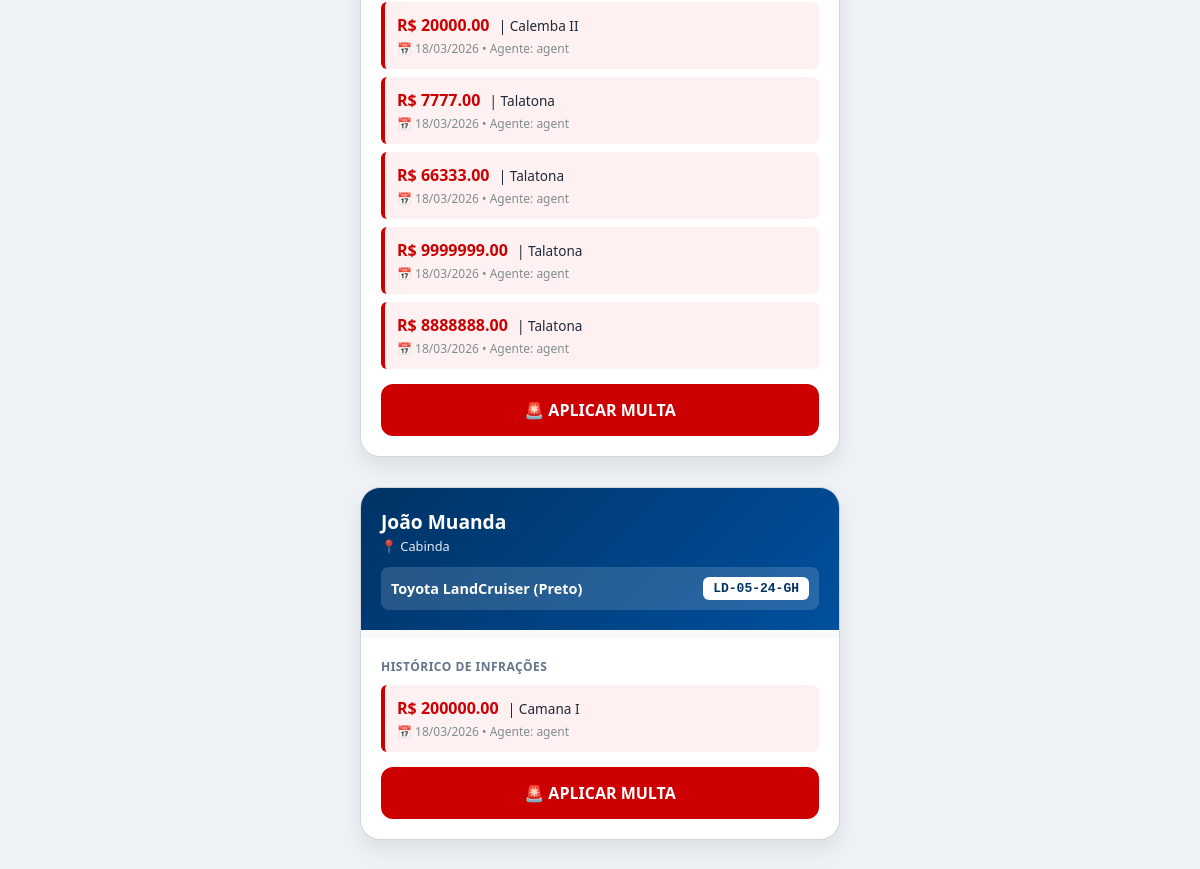
Page /list/ (signed in, middle part) on the earlier database version.
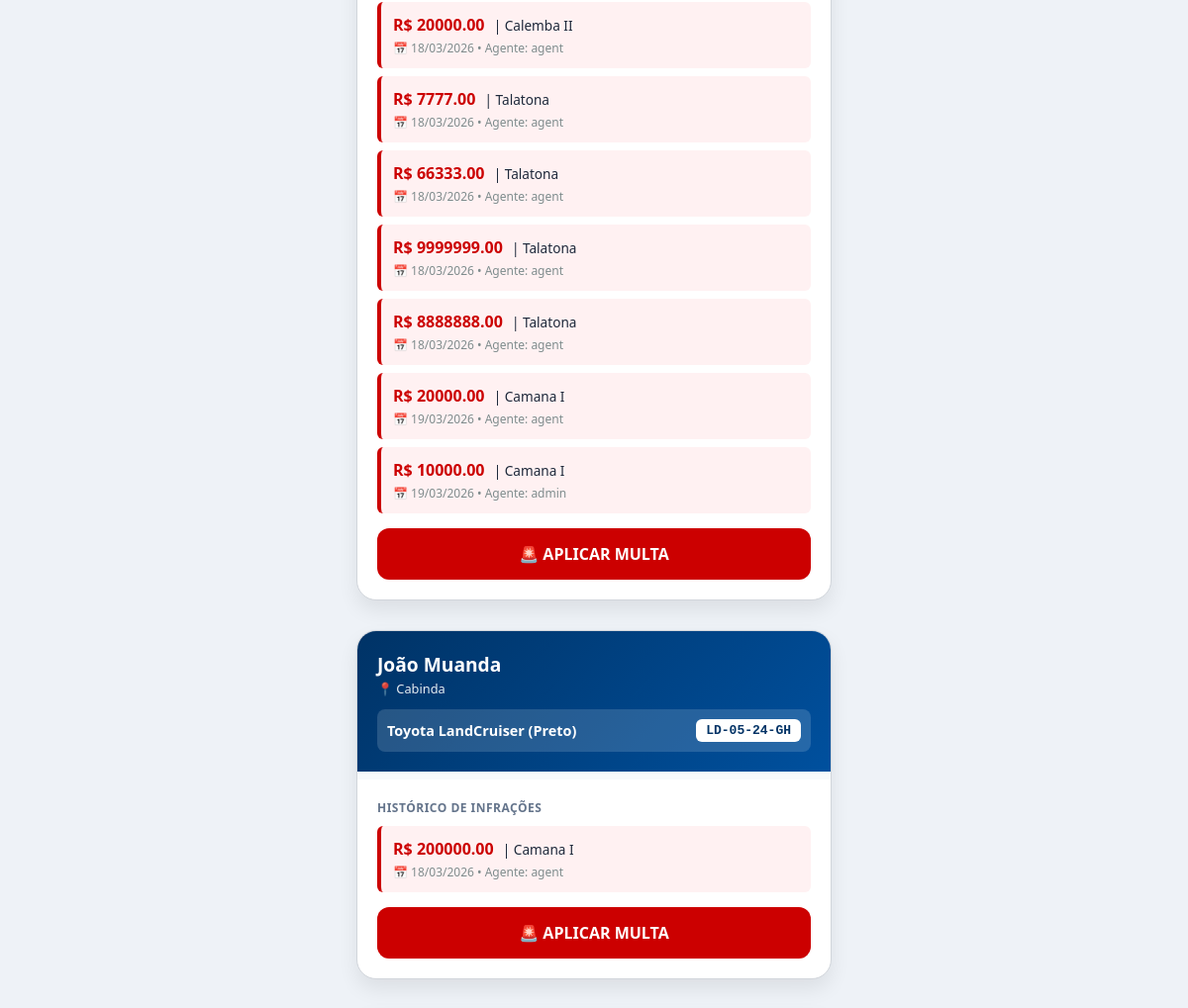
Same page on the later database version.
### multas/models.py (models this page shows, shortened)
class Multa(models.Model):
    veiculo = models.ForeignKey(Veiculo, on_delete=models.CASCADE, related_name="multas")
    foto = models.ImageField(upload_to="foto/", null=True)
    valor = models.DecimalField(max_digits=10, decimal_places=2)
    localizacao = models.CharField(max_length=200)
    data = models.DateTimeField(auto_now_add=True)
    tipo = models.CharField(blank=True)
    velocidade = models.DecimalField(max_digits=10, decimal_places=2, blank=True, null=True)
    agente = models.CharField(max_length=15, blank=True)
    confirmada = models.BooleanField(default=False)  # 👈 NOVO CAMPO

class Veiculo(models.Model):
    proprietario = models.ForeignKey(Proprietario, on_delete=models.CASCADE, related_name="veiculos")
    marca = models.CharField(max_length=150)
    modelo = models.CharField(max_length=150)
    cor = models.CharField(max_length=50)
    matricula = models.CharField(max_length=150, unique=True)
    foto_frontal = models.ImageField(upload_to="fotos/", blank=True, null=True)
    foto_traseira = models.ImageField(upload_to="fotos/", blank=True, null=True)
    foto_lateralE = models.ImageField(upload_to="fotos/", blank=True, null=True)
    foto_lateralD = models.ImageField(upload_to="fotos/", blank=True, null=True)

class Proprietario(models.Model):
    nome_completo = models.CharField(max_length=150)
    cidade = models.CharField(max_length=250)

### multas/views.py (the view)
# urls.py: path('list/', List.as_view(), name='list'),
class List(LoginRequiredMixin, ListView):
    model=Veiculo
    template_name='list.html'
    context_object_name="veiculos"
    login_url='login'

### multas/templates/list.html (shortened to what this page needs)
<!DOCTYPE html>
<html lang="pt-br">
<head>
</head>
<body>
    <main class="container">
        {% for v in veiculos %}
        <article class="registro-card">
            <header class="card-header">
                <span class="prop-nome">{{ v.proprietario.nome_completo }}</span>
                <span class="prop-cidade">📍 {{ v.proprietario.cidade }}</span>
                <div class="veiculo-info-linha">
                    <span class="veiculo-texto">{{ v.marca }} {{ v.modelo }} ({{ v.cor }})</span>
                    <span class="placa-pill">{{ v.matricula }}</span>
                </div>
            </header>
            <div class="fotos-galeria">
            </div>
            <div class="card-body">
                <p class="secao-titulo">Histórico de Infrações</p>
                {% for m in v.multas.all %}
                <div class="multa-tag">
                    <span class="multa-valor">R$ {{ m.valor }}</span>
                    <span style="font-size: 0.85rem; color: #1e293b; margin-left: 5px;">| {{ m.localizacao }}</span>
                    <span class="multa-meta">📅 {{ m.data|date:"d/m/Y" }} • Agente: {{ m.agente }}</span>
                </div>
                {% empty %}
                <p style="color: #10b981; font-size: 0.85rem; font-weight: 600; margin-bottom: 10px;">✅ Nenhuma irregularidade.</p>
                {% endfor %}
                <a href="{% url 'multar' v.id %}" class="btn-multar">🚨 APLICAR MULTA</a>
            </div>
        </article>
        {% empty %}
        <p style="text-align: center; color: #64748b; margin-top: 50px;">Nenhum veículo na base de dados.</p>
        {% endfor %}
    </main>
</body>
</html>

Differences in the rows shown:
added Multa: valor "20000.00", localizacao "Camana I", data "19/03/2026", agente "agent", shown under Veiculo (number 1 of 2 on the later page)
added Multa: valor "10000.00", localizacao "Camana I", data "19/03/2026", agente "admin", shown under Veiculo (number 1 of 2 on the later page)
